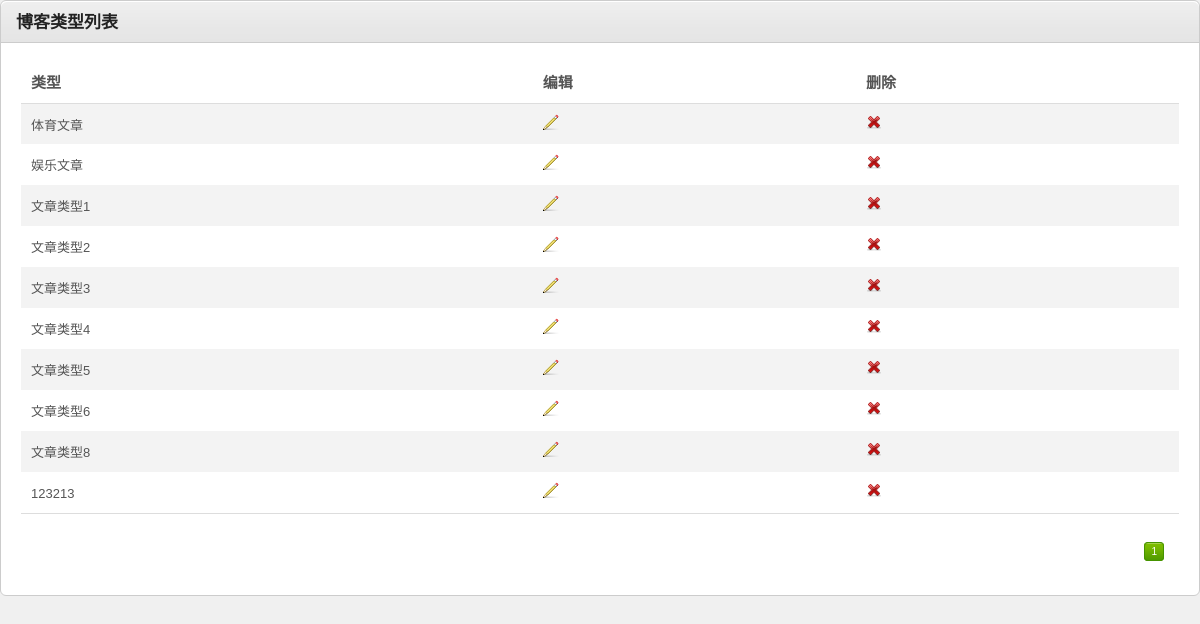
/admin/news_type/news_type_list.php, run on the app's committed database.
### tables this page shows
CREATE TABLE `news_type` (
  `id` int(11) NOT NULL auto_increment,
  `name` varchar(50) default NULL,
  PRIMARY KEY  (`id`)
);

### admin/news_type/news_type_list.php (the view, shortened to what this page needs)
<!DOCTYPE html PUBLIC "-//W3C//DTD HTML 4.01 Transitional//EN" "http://www.w3.org/TR/html4/loose.dtd">
<html>
<head>
<link rel="stylesheet" href="../../resources/css/reset.css" type="text/css" media="screen" />
<link rel="stylesheet" href="../../resources/css/style.css" type="text/css" media="screen" />
<link rel="stylesheet" href="../../resources/css/invalid.css" type="text/css" media="screen" />
</head>
<body>
  <div id="main-content" style="margin:0px;padding:0px;">
    <div class="content-box">
      <div class="content-box-header">
        <h3>博客类型列表</h3>
      </div>
      <div class="content-box-content">
        <div class="tab-content default-tab" id="tab1">
          <table>
            <thead>
              <tr>
                <th>类型</th>
                <th>编辑</th>
                <th>删除</th>
              </tr>
            </thead>
            <tfoot>
              <tr>
                <td colspan="3">
                  <div class="pagination">
                  <?php
					if(isset($_GET['page']) ){
						$page = intval( $_GET['page'] );
					}
					else{
						$page = 1;
					}
					$page_size = 10;
					$sql = "select count(*) from news_type";
					$result = mysql_query($sql);
					$row = mysql_fetch_row($result);
					$amount = $row[0];
					if($amount){
						if( $amount % $page_size ) {
							$page_count = (int)($amount / $page_size) + 1;
						} else{
							$page_count = $amount / $page_size;
						}
					} else{
						$page_count = 0;
					}
					for ($i = 1; $i <= $page_count; $i++) {
						if ($page == $i) {
							echo '<a href="news_type_list.php?page='.$i.'" class="number current" title="'.$i.'">'.$i.'</a>';
						} else {
							echo '<a href="news_type_list.php?page='.$i.'" class="number" title="'.$i.'">'.$i.'</a>';
						}
					}
                  ?>
                  </div>
                </td>
              </tr>
            </tfoot>
            <tbody>
            <?php
            	$sql = sprintf("select * from news_type order by id limit ". ($page-1)*$page_size.", $page_size");
				$result = mysql_query($sql);
				while ($rs = mysql_fetch_object($result)) {
	            	echo '<tr>';
	            	echo '<td>';
	            	echo $rs->name;
	            	echo '</td>';
	            	echo '<td>';
	            	echo '<a href="news_type_edit.php?id='.$rs->id.'" title="编辑"><img src="../../resources/images/icons/pencil.png" alt="编辑" /></a>';
	            	echo '</td>';
	            	echo '<td>';
	            	echo '<a href="news_type_delete.php?id='.$rs->id.'" title="删除"><img src="../../resources/images/icons/cross.png" alt="删除" /></a>';
	            	echo '</td>';
	            	echo '</tr>';
				}
            ?>
            </tbody>
          </table>
        </div>
      </div>
    </div>
  </div>
</body>
</html>

### resources/css/style.css (style rules this page uses)
html { font-size: 100%; height: 100%; margin-bottom: 1px; }
body { font-family: Arial, Helvetica, sans-serif; color: #555; background: #f0f0f0 url('../images/bg-body.png') top left repeat-y; font-size: 12px; }
h1, h2, h3, h4, h5, h6 { font-family: Helvetica, Arial, sans-serif; color: #222; font-weight: bold; }
h3 { font-size: 17px; padding: 0 0 10px 0; }
a { color: #57a000; text-decoration: none; }
#main-content { margin: 0 30px 0 260px; padding: 40px 0 0 0; }
.content-box { border: 1px solid #ccc; margin: 0 0 20px 0; background: #fff; }
.content-box-header { background: #e5e5e5 url('../images/bg-content-box.gif') top left repeat-x; margin-top: 1px; height: 40px; }
.content-box-header h3 { padding: 12px 15px 10px; float: left; }
.content-box-content { padding: 20px; font-size: 13px; border-top: 1px solid #ccc; }
#main-content table { width: 100%; border-collapse: collapse; }
#main-content table thead th { font-weight: bold; font-size: 15px; border-bottom: 1px solid #ddd; }
#main-content tbody { border-bottom: 1px solid #ddd; }
#main-content tbody tr { background: #fff; }
#main-content tbody tr.alt-row { background: #f3f3f3; }
#main-content table td, #main-content table th { padding: 10px; line-height: 1.3em; }
#main-content .pagination { text-align: right; padding: 20px 0 5px 0; font-family: Verdana, Arial, Helvetica, sans-serif; font-size: 10px; }
.pagination a { margin: 0 5px 0 0; padding: 3px 6px; }
.pagination a.number { border: 1px solid #ddd; }
.pagination a.current { background: #469400 url('../images/bg-button-green.gif') top left repeat-x !important; border-color: #459300 !important; color: #fff !important; }

### resources/css/invalid.css (style rules this page uses)
.button, #main-content table tfoot td .bulk-actions select, .pagination a.number, form input.text-input, form textarea, form .wysiwyg, form select, .dp-popup { -moz-border-radius: 4px; -webkit-border-radius: 4px; border-radius: 4px; }
.content-box, .content-box-header, ul.content-box-tabs li a.current, .shortcut-button, .notification { -moz-border-radius: 6px; -webkit-border-radius: 6px; border-radius: 6px; }
.content-box-header { -moz-border-radius-bottomleft: 0; -moz-border-radius-bottomright: 0; -webkit-border-bottom-left-radius: 0; -webkit-border-bottom-right-radius: 0; border-bottom-left-radius: 0; border-bottom-right-radius: 0; }

### admin/news_type/news_type_list.php (style rules this page uses)
body { background-image:none; }

### data on the page
news_type: name "体育文章"
news_type: name "娱乐文章"
news_type: name "文章类型1"
news_type: name "文章类型2"
news_type: name "文章类型3"
news_type: name "文章类型4"
news_type: name "文章类型5"
news_type: name "文章类型6"
news_type: name "文章类型8"
news_type: name "123213"
